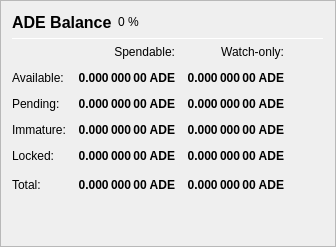
                   <widget class="QFrame" name="frame_Balances">
                    <property name="frameShape">
                     <enum>QFrame::StyledPanel</enum>
                    </property>
                    <property name="frameShadow">
                     <enum>QFrame::Raised</enum>
                    </property>
                    <layout class="QVBoxLayout" name="verticalLayout_4">
                     <item>
                      <layout class="QHBoxLayout" name="horizontalLayout_4">
                       <item>
                        <widget class="QLabel" name="label_5">
                         <property name="minimumSize">
                          <size>
                           <width>0</width>
                           <height>20</height>
                          </size>
                         </property>
                         <property name="font">
                          <font>
                           <pointsize>12</pointsize>
                           <weight>75</weight>
                           <bold>true</bold>
                          </font>
                         </property>
                         <property name="text">
                          <string>ADE Balance</string>
                         </property>
                        </widget>
                       </item>
                       <item>
                        <widget class="QLabel" name="labelADEPercent">
                         <property name="text">
                          <string notr="true">0 %</string>
                         </property>
                        </widget>
                       </item>
                       <item>
                        <spacer name="horizontalSpacer_3">
                         <property name="orientation">
                          <enum>Qt::Horizontal</enum>
                         </property>
                         <property name="sizeHint" stdset="0">
                          <size>
                           <width>40</width>
                           <height>20</height>
                          </size>
                         </property>
                        </spacer>
                       </item>
                      </layout>
                     </item>
                     <item>
                      <widget class="Line" name="line_Balance">
                       <property name="minimumSize">
                        <size>
                         <width>0</width>
                         <height>1</height>
                        </size>
                       </property>
                       <property name="maximumSize">
                        <size>
                         <width>16777215</width>
                         <height>1</height>
                        </size>
                       </property>
                       <property name="orientation">
                        <enum>Qt::Horizontal</enum>
                       </property>
                      </widget>
                     </item>
                     <item>
                      <layout class="QGridLayout" name="gridLayout">
                       <property name="spacing">
                        <number>12</number>
                       </property>
                       <item row="0" column="1">
                        <widget class="QLabel" name="labelSpendable">
                         <property name="text">
                          <string>Spendable:</string>
                         </property>
                         <property name="alignment">
                          <set>Qt::AlignRight|Qt::AlignTrailing|Qt::AlignVCenter</set>
                         </property>
                        </widget>
                       </item>
                       <item row="0" column="2">
                        <widget class="QLabel" name="labelWatchonly">
                         <property name="text">
                          <string>Watch-only:</string>
                         </property>
                         <property name="alignment">
                          <set>Qt::AlignRight|Qt::AlignTrailing|Qt::AlignVCenter</set>
                         </property>
                        </widget>
                       </item>
                       <item row="1" column="0">
                        <widget class="QLabel" name="labelBalanceText">
                         <property name="text">
                          <string>Available:</string>
                         </property>
                        </widget>
                       </item>
                       <item row="1" column="1">
                        <widget class="QLabel" name="labelBalance">
                         <property name="font">
                          <font>
                           <weight>75</weight>
                           <bold>true</bold>
                          </font>
                         </property>
                         <property name="cursor">
                          <cursorShape>IBeamCursor</cursorShape>
                         </property>
                         <property name="toolTip">
                          <string>Your current spendable balance</string>
                         </property>
                         <property name="text">
                          <string notr="true">0.000 000 00 ADE</string>
                         </property>
                         <property name="alignment">
                          <set>Qt::AlignRight|Qt::AlignTrailing|Qt::AlignVCenter</set>
                         </property>
                         <property name="textInteractionFlags">
                          <set>Qt::LinksAccessibleByMouse|Qt::TextSelectableByKeyboard|Qt::TextSelectableByMouse</set>
                         </property>
                        </widget>
                       </item>
                       <item row="1" column="2">
                        <widget class="QLabel" name="labelWatchAvailable">
                         <property name="font">
                          <font>
                           <weight>75</weight>
                           <bold>true</bold>
                          </font>
                         </property>
                         <property name="cursor">
                          <cursorShape>IBeamCursor</cursorShape>
                         </property>
                         <property name="toolTip">
                          <string>Your current balance in watch-only addresses</string>
                         </property>
                         <property name="text">
                          <string notr="true">0.000 000 00 ADE</string>
                         </property>
                         <property name="alignment">
                          <set>Qt::AlignRight|Qt::AlignTrailing|Qt::AlignVCenter</set>
                         </property>
                         <property name="textInteractionFlags">
                          <set>Qt::LinksAccessibleByMouse|Qt::TextSelectableByKeyboard|Qt::TextSelectableByMouse</set>
                         </property>
                        </widget>
                       </item>
                       <item row="2" column="0">
                        <widget class="QLabel" name="labelPendingText">
                         <property name="text">
                          <string>Pending:</string>
                         </property>
                        </widget>
                       </item>
                       <item row="2" column="1">
                        <widget class="QLabel" name="labelUnconfirmed">
                         <property name="font">
                          <font>
                           <weight>75</weight>
                           <bold>true</bold>
                          </font>
                         </property>
                         <property name="cursor">
                          <cursorShape>IBeamCursor</cursorShape>
                         </property>
                         <property name="toolTip">
                          <string>Total of transactions that have yet to be confirmed, and do not yet count toward the spendable balance</string>
                         </property>
                         <property name="text">
                          <string notr="true">0.000 000 00 ADE</string>
                         </property>
                         <property name="alignment">
                          <set>Qt::AlignRight|Qt::AlignTrailing|Qt::AlignVCenter</set>
                         </property>
                         <property name="textInteractionFlags">
                          <set>Qt::LinksAccessibleByMouse|Qt::TextSelectableByKeyboard|Qt::TextSelectableByMouse</set>
                         </property>
                        </widget>
                       </item>
                       <item row="2" column="2">
                        <widget class="QLabel" name="labelWatchPending">
                         <property name="font">
                          <font>
                           <weight>75</weight>
                           <bold>true</bold>
                          </font>
                         </property>
                         <property name="cursor">
                          <cursorShape>IBeamCursor</cursorShape>
                         </property>
                         <property name="toolTip">
                          <string>Unconfirmed transactions to watch-only addresses</string>
                         </property>
                         <property name="text">
                          <string notr="true">0.000 000 00 ADE</string>
                         </property>
                         <property name="alignment">
                          <set>Qt::AlignRight|Qt::AlignTrailing|Qt::AlignVCenter</set>
                         </property>
                         <property name="textInteractionFlags">
                          <set>Qt::LinksAccessibleByMouse|Qt::TextSelectableByKeyboard|Qt::TextSelectableByMouse</set>
                         </property>
                        </widget>
                       </item>
                       <item row="3" column="0">
                        <widget class="QLabel" name="labelImmatureText">
                         <property name="text">
                          <string>Immature:</string>
                         </property>
                        </widget>
                       </item>
                       <item row="3" column="1">
                        <widget class="QLabel" name="labelImmature">
                         <property name="font">
                          <font>
                           <weight>75</weight>
                           <bold>true</bold>
                          </font>
                         </property>
                         <property name="cursor">
                          <cursorShape>IBeamCursor</cursorShape>
                         </property>
                         <property name="toolTip">
                          <string>Staked or masternode rewards that has not yet matured</string>
                         </property>
                         <property name="text">
                          <string notr="true">0.000 000 00 ADE</string>
                         </property>
                         <property name="alignment">
                          <set>Qt::AlignRight|Qt::AlignTrailing|Qt::AlignVCenter</set>
                         </property>
                         <property name="textInteractionFlags">
                          <set>Qt::LinksAccessibleByMouse|Qt::TextSelectableByKeyboard|Qt::TextSelectableByMouse</set>
                         </property>
                        </widget>
                       </item>
                       <item row="3" column="2">
                        <widget class="QLabel" name="labelWatchImmature">
                         <property name="font">
                          <font>
                           <weight>75</weight>
                           <bold>true</bold>
                          </font>
                         </property>
                         <property name="cursor">
                          <cursorShape>IBeamCursor</cursorShape>
                         </property>
                         <property name="toolTip">
                          <string>Staked or masternode rewards in watch-only addresses that has not yet matured</string>
                         </property>
                         <property name="text">
                          <string notr="true">0.000 000 00 ADE</string>
                         </property>
                         <property name="alignment">
                          <set>Qt::AlignRight|Qt::AlignTrailing|Qt::AlignVCenter</set>
                         </property>
                         <property name="textInteractionFlags">
                          <set>Qt::LinksAccessibleByMouse|Qt::TextSelectableByKeyboard|Qt::TextSelectableByMouse</set>
                         </property>
                        </widget>
                       </item>
                       <item row="4" column="0">
                        <widget class="QLabel" name="labelLockedBalanceText">
                         <property name="toolTip">
                          <string>Locked ADE or Masternode collaterals. These are excluded from zADE minting.</string>
                         </property>
                         <property name="text">
                          <string>Locked:</string>
                         </property>
                        </widget>
                       </item>
                       <item row="4" column="1">
                        <widget class="QLabel" name="labelLockedBalance">
                         <property name="font">
                          <font>
                           <weight>75</weight>
                           <bold>true</bold>
                          </font>
                         </property>
                         <property name="cursor">
                          <cursorShape>IBeamCursor</cursorShape>
                         </property>
                         <property name="toolTip">
                          <string>Locked ADE or Masternode collaterals. These are excluded from zADE minting.</string>
                         </property>
                         <property name="text">
                          <string notr="true">0.000 000 00 ADE</string>
                         </property>
                         <property name="alignment">
                          <set>Qt::AlignRight|Qt::AlignTrailing|Qt::AlignVCenter</set>
                         </property>
                         <property name="textInteractionFlags">
                          <set>Qt::LinksAccessibleByMouse|Qt::TextSelectableByKeyboard|Qt::TextSelectableByMouse</set>
                         </property>
                        </widget>
                       </item>
                       <item row="4" column="2">
                        <widget class="QLabel" name="labelWatchLocked">
                         <property name="font">
                          <font>
                           <weight>75</weight>
                           <bold>true</bold>
                          </font>
                         </property>
                         <property name="cursor">
                          <cursorShape>IBeamCursor</cursorShape>
                         </property>
                         <property name="toolTip">
                          <string>Current locked balance in watch-only addresses</string>
                         </property>
                         <property name="text">
                          <string notr="true">0.000 000 00 ADE</string>
                         </property>
                         <property name="alignment">
                          <set>Qt::AlignRight|Qt::AlignTrailing|Qt::AlignVCenter</set>
                         </property>
                         <property name="textInteractionFlags">
                          <set>Qt::LinksAccessibleByMouse|Qt::TextSelectableByKeyboard|Qt::TextSelectableByMouse</set>
                         </property>
                        </widget>
                       </item>
                       <item row="5" column="0">
                        <widget class="QLabel" name="labelTotalText">
                         <property name="toolTip">
                          <string>Your current ADE balance, unconfirmed and immature transactions included</string>
                         </property>
                         <property name="text">
                          <string>Total:</string>
                         </property>
                        </widget>
                       </item>
                       <item row="5" column="1">
                        <widget class="QLabel" name="labelTotal">
                         <property name="font">
                          <font>
                           <weight>75</weight>
                           <bold>true</bold>
                          </font>
                         </property>
                         <property name="cursor">
                          <cursorShape>IBeamCursor</cursorShape>
                         </property>
                         <property name="toolTip">
                          <string>Your current ADE balance, unconfirmed and immature transactions included</string>
                         </property>
                         <property name="text">
                          <string notr="true">0.000 000 00 ADE</string>
                         </property>
                         <property name="alignment">
                          <set>Qt::AlignRight|Qt::AlignTrailing|Qt::AlignVCenter</set>
                         </property>
                         <property name="textInteractionFlags">
                          <set>Qt::LinksAccessibleByMouse|Qt::TextSelectableByKeyboard|Qt::TextSelectableByMouse</set>
                         </property>
                        </widget>
                       </item>
                       <item row="5" column="2">
                        <widget class="QLabel" name="labelWatchTotal">
                         <property name="font">
                          <font>
                           <weight>75</weight>
                           <bold>true</bold>
                          </font>
                         </property>
                         <property name="cursor">
                          <cursorShape>IBeamCursor</cursorShape>
                         </property>
                         <property name="toolTip">
                          <string>Current total balance in watch-only addresses</string>
                         </property>
                         <property name="text">
                          <string notr="true">0.000 000 00 ADE</string>
                         </property>
                         <property name="alignment">
                          <set>Qt::AlignRight|Qt::AlignTrailing|Qt::AlignVCenter</set>
                         </property>
                         <property name="textInteractionFlags">
                          <set>Qt::LinksAccessibleByMouse|Qt::TextSelectableByKeyboard|Qt::TextSelectableByMouse</set>
                         </property>
                        </widget>
                       </item>
                       <item row="5" column="3">
                        <spacer name="horizontalSpacer_9">
                         <property name="orientation">
                          <enum>Qt::Horizontal</enum>
                         </property>
                         <property name="sizeHint" stdset="0">
                          <size>
                           <width>40</width>
                           <height>20</height>
                          </size>
                         </property>
                        </spacer>
                       </item>
                      </layout>
                     </item>
                     <item>
                      <spacer name="verticalSpacer_3">
                       <property name="orientation">
                        <enum>Qt::Vertical</enum>
                       </property>
                       <property name="sizeHint" stdset="0">
                        <size>
                         <width>20</width>
                         <height>40</height>
                        </size>
                       </property>
                      </spacer>
                     </item>
                    </layout>
                   </widget>
